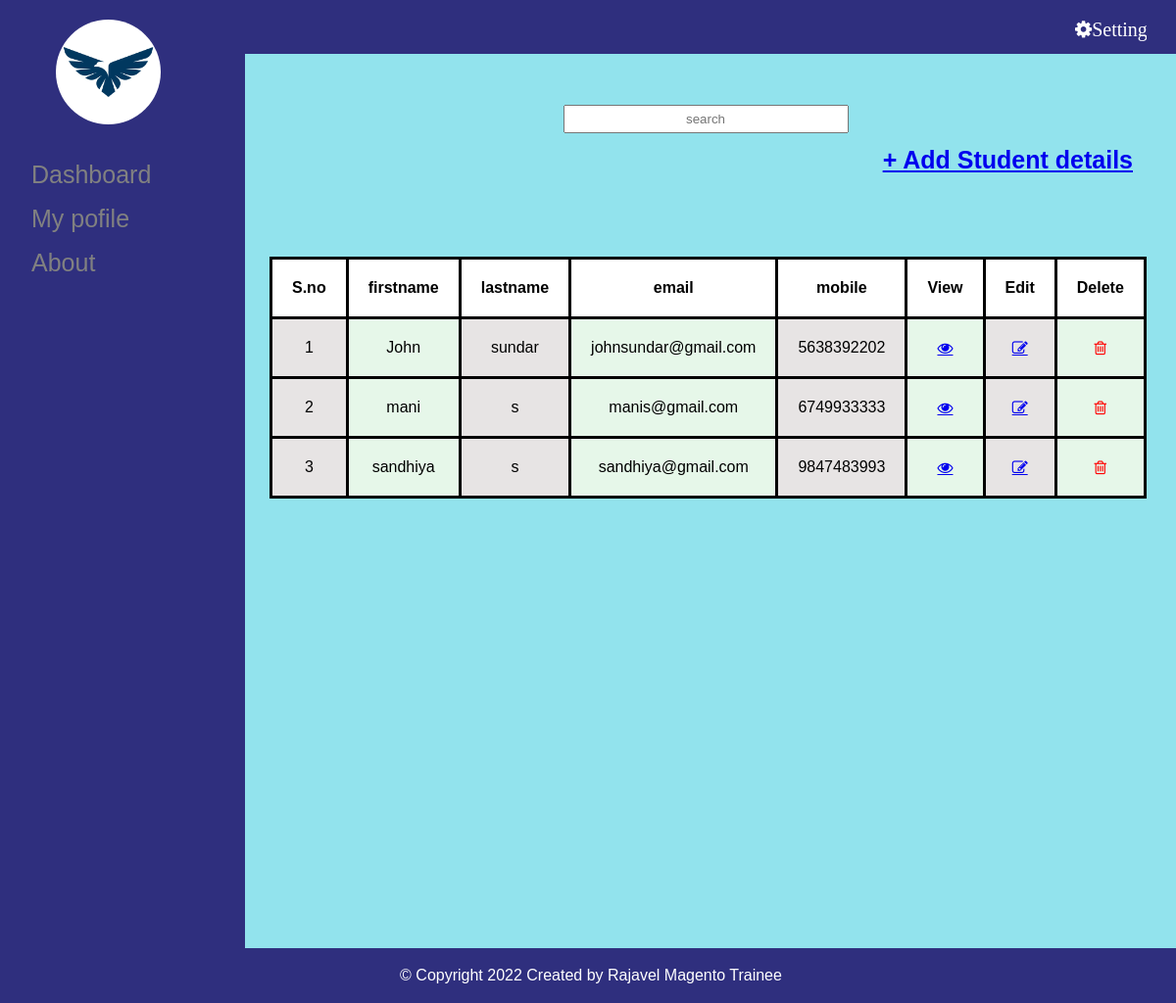
Screenshot of /studentdetails.php with the database file from the repository.
### tables this page shows
CREATE TABLE `student` (
  `id` int(100) NOT NULL,
  `fname` varchar(100) NOT NULL,
  `lname` varchar(100) NOT NULL,
  `email` varchar(100) NOT NULL,
  `mobile` varchar(100) NOT NULL,
  `gender` varchar(100) NOT NULL,
  `dept` varchar(100) NOT NULL,
  `address` varchar(100) NOT NULL
);

### studentdetails.php (the view, shortened to what this page needs)
<?php session_start();
include("module.php");?>
<link rel="stylesheet" href="https://cdnjs.cloudflare.com/ajax/libs/font-awesome/4.7.0/css/font-awesome.min.css">
<?php
    include("db.php");
        $query= "SELECT*FROM student";
        $connect=mysqli_query($conn,$query);
        echo"<body style='overflow-x:hidden;'>";
        echo"<div style='margin-left: 240px; margin-bottom: 100px;'>";
        echo"<center><input type='text' placeholder='search' id='myinput'></center>";
        echo"<div class='link'>";
        echo"<a href='student_register.php'>+ Add Student details</a>";
        echo"</div>";
        echo"<div  style='overflow-x: scroll;overflow-y: scroll;width:100%;height: 50%;'>";
        echo'<table class="staff" style="margin-left: 35px; margin-bottom: 231px;">';
        echo"<tr>";
        echo"<th> S.no </th>";
        echo"<th>firstname</th>";
        echo"<th> lastname </th>";
        echo"<th> email </th>";
        echo"<th> mobile </th>";
        echo"<th> View</th>";
        echo"<th> Edit </th>";
        echo"<th> Delete </th>";
        echo"</tr>";
    while($row=mysqli_fetch_assoc($connect))
    {
        $id=$row['id'];
        echo"<tbody id='mytable'>";
        echo"<tr>";
        echo "<td>" . $row['id'] . "</td>";
        echo "<td>" . $row['fname']."</td>";
        echo "<td>" . $row['lname'] . "</td>";
        echo "<td>" . $row['email'] . "</td>";
        echo "<td>" . $row['mobile'] . "</td>";
        echo"<td><a href='viewdetails_stud.php?id=$id' class='fa'>&#xf06e;</a></td>";
        echo "<td> <a href='studentdetails_edit.php?id=$id'class='fa'>&#xf044;</td>";
        echo "<td> <i class='fa fa-trash-o' style='color:red;'title='delete' onclick='myfunction(".$id.")'></i></td>";
        echo"</tr>";
        echo"</tbody>";
    }
    echo"</table>";
    echo"</div>";
    echo"</div>";
?>

### module.php (style rules this page uses)
body { font-family: "Lato", sans-serif; }
body { margin: 0; font-family: Arial, Helvetica, sans-serif; }

### studentdetails.php (style rules this page uses)
table, th, td { border: 3px solid black; border-collapse: collapse; text-align: center; padding: 20px; background-color:white; margin-left:90px; margin-top:50px; }
body { background-color:#92e3ed;; }
td:nth-child(even) { background-color: #e6f7e9; }
td:nth-child(odd) { background-color: #e7e4e4; }
.link { margin-right: 44px; float: right; margin-bottom: 34px; margin-top: 13px; font-weight:bold; font-size:25px; }
input { padding: 5px 55px; text-align: center; margin-top: 27px; }

### rows the page displays
student: id "1", fname "John", lname "sundar", email "johnsundar@gmail.com", mobile "5638392202"
student: id "2", fname "mani", lname "s", email "manis@gmail.com", mobile "6749933333"
student: id "3", fname "sandhiya", lname "s", email "sandhiya@gmail.com", mobile "9847483993"
